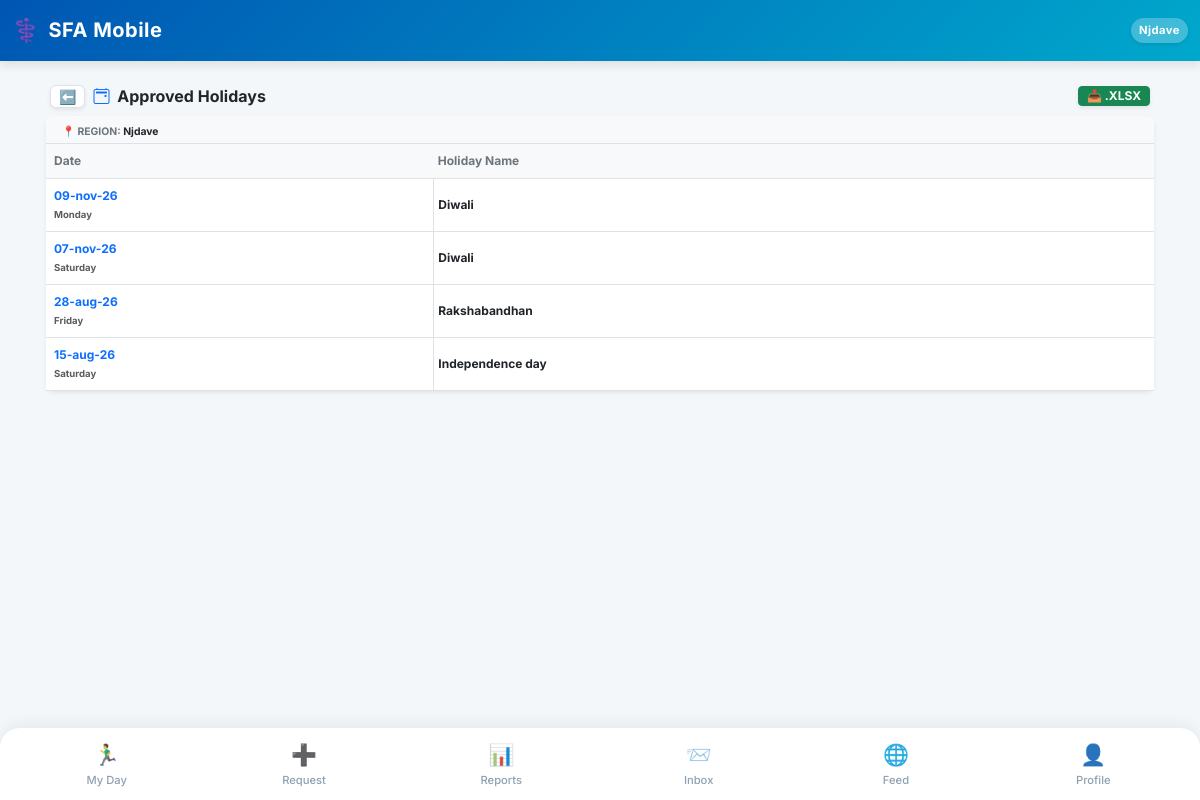
Screenshot of /view/holidays/ (signed in) with the database file from the repository.
### SFA/models.py (models this page shows, shortened)
class Employee(models.Model):
    user = models.OneToOneField(User, on_delete=models.CASCADE, null=True, blank=True)
    company = models.ForeignKey(Company, on_delete=models.PROTECT, related_name='employees') # Already Correct
    DESIGNATION_CHOICES = [
        ('MR', 'Medical Representative'),
        ('ABM', 'Area Business Manager'),
        ('RBM', 'Regional Business Manager'),
        ('ZBM', 'Zonal Business Manager'),
        ('NSM', 'National Sales Manager'),
        ('Admin', 'System Administrator'),
    ]
    name = models.CharField(max_length=100)
    employee_code = models.CharField(max_length=50) # 🌟 FIX: unique=True HATA DIYA HAI
    designation = models.CharField(max_length=5, choices=DESIGNATION_CHOICES, default='MR')
    manager = models.ForeignKey('self', on_delete=models.SET_NULL, null=True, blank=True, related_name='subordinates')
    headquarter = models.ForeignKey(Territory, on_delete=models.SET_NULL, null=True, blank=True)
    phone = models.CharField(max_length=15)
    joining_date = models.DateField(default=timezone.now, help_text="Employee ki company join karne ki date. DCR calendar is date se aage hi banega, pehle ka nahi.")
    photo = models.ImageField(upload_to='employee_photos/', blank=True, null=True, help_text="Employee ki profile photo")
    address = models.TextField(blank=True, null=True, help_text="Employee ka home address")
    is_active = models.BooleanField(default=True, help_text="False matlab ye employee company chhod chuka hai ya inactive hai.")
    leaving_date = models.DateField(null=True, blank=True, help_text="Employee ke company chhodne ki tareekh.")
    dob = models.DateField(null=True, blank=True, verbose_name="Date of Birth")
    anniversary = models.DateField(null=True, blank=True, verbose_name="Marriage Anniversary")
    blood_group = models.CharField(max_length=10, blank=True, null=True)
    emergency_contact = models.CharField(max_length=15, blank=True, null=True)
    permanent_address = models.TextField(blank=True, null=True)
    father_name = models.CharField(max_length=100, blank=True, null=True)
    father_dob = models.DateField(null=True, blank=True)
    father_mobile = models.CharField(max_length=15, blank=True, null=True)
    father_occupation = models.CharField(max_length=100, blank=True, null=True)
    mother_name = models.CharField(max_length=100, blank=True, null=True)
    mother_dob = models.DateField(null=True, blank=True)
    mother_mobile = models.CharField(max_length=15, blank=True, null=True)
    mother_occupation = models.CharField(max_length=100, blank=True, null=True)
    spouse_name = models.CharField(max_length=100, blank=True, null=True)
    spouse_dob = models.DateField(null=True, blank=True)
    spouse_mobile = models.CharField(max_length=15, blank=True, null=True)
    spouse_occupation = models.CharField(max_length=100, blank=True, null=True)
    child1_name = models.CharField(max_length=100, blank=True, null=True)
    child1_dob = models.DateField(null=True, blank=True)
    child2_name = models.CharField(max_length=100, blank=True, null=True)
    child2_dob = models.DateField(null=True, blank=True)
    EMPLOYMENT_STATUS_CHOICES = [
        ('active', 'Active'),
        ('resigned', 'Resigned'),
        ('retired', 'Retired'),
        ('transferred', 'Transferred'),
        ('terminated', 'Terminated'),
        ('vacant', 'Vacant (Placeholder)'),   # 🌟 Dummy employee jab tak naya MR na aaye
        ('archived', 'Archived (Old Dummy)'), # 🌟 Dummy jiska kaam ho gaya, naye employee ko sab de diya
    ]
    employment_status = models.CharField(
        max_length=15, choices=EMPLOYMENT_STATUS_CHOICES, default='active',
        help_text="is_active sirf access/login control karta hai; ye field WAJAH/reason batata hai."
    )
    is_placeholder = models.BooleanField(
        default=False,
        help_text="True = ye ek 'Vacant_<HQ>' dummy employee hai, asli insaan nahi. Joint Work me normal employee jaisa hi treat hota hai (use individual hi maana jayega)."
    )
    class Meta:
        unique_together = ('company', 'employee_code')

class Holiday(models.Model):
    company = models.ForeignKey(Company, on_delete=models.CASCADE, related_name="holidays") # 🌟 CHANGED
    name = models.CharField(max_length=100)
    date = models.DateField()
    proposed_by = models.ForeignKey(Employee, on_delete=models.CASCADE, related_name='proposed_holidays')
    status = models.CharField(max_length=20, choices=[('Pending', 'Pending'), ('Approved', 'Approved'), ('Rejected', 'Rejected')], default='Pending')
    class Meta:
        unique_together = ('date', 'proposed_by')

### SFA/views/reports_ops.py (the view, shortened to what this page needs)
# urls.py: path('view/holidays/', holiday_list_view, name='holiday_list'),
@employee_required
def holiday_list_view(request, employee):
    selected_emp_id = request.GET.get('employee_id', str(employee.id))
    selected_emp = get_object_or_404(Employee, id=selected_emp_id)
    rbm_emp = None
    curr = selected_emp
    while curr:
        if curr.designation == 'RBM':
            rbm_emp = curr
            break
        curr = curr.manager
    admin_ids = list(Employee.objects.filter(company=selected_emp.company, designation='Admin').values_list('id', flat=True))
    holiday_creators = admin_ids.copy()
    if rbm_emp: holiday_creators.append(rbm_emp.id)
    holidays = Holiday.objects.filter(proposed_by_id__in=holiday_creators, status='Approved').order_by('-date')
    return render(request, 'holiday_list.html', {
        'holidays': holidays,
        'rbm_name': rbm_emp.name if rbm_emp else "Consolidated (All States)",
        'selected_emp_id': selected_emp.id
    })

### SFA/context_processors.py (called while the page is built)
def notification_counts(request):
    if request.user.is_authenticated and hasattr(request.user, 'employee'):
        employee = request.user.employee
        cache_key = f'nav_counts_{employee.id}'
        counts = cache.get(cache_key)
        if counts is None:
            counts = {
                'unread_notif_count': SystemNotification.objects.filter(employee=employee, is_read=False).count(),
                'unread_msg_count': InternalMessage.objects.filter(receiver=employee, is_read=False).count(),
            }
            cache.set(cache_key, counts, 60) # 60 seconds cache timeout
        return counts
    return {
        'unread_notif_count': 0,
        'unread_msg_count': 0,
    }

### SFA/templates/holiday_list.html
{% extends 'base.html' %}
{% block content %}
<div class="container-fluid p-0 mb-4 mt-1">
    <div class="d-flex align-items-center gap-2 mb-2 px-2">
        <a href="{% url 'view_hub' %}?employee_id={{ selected_emp_id }}" class="btn btn-light shadow-sm btn-sm px-2 py-0 rounded-2 border bg-white text-secondary">⬅️</a>
        <h6 class="fw-bold text-dark mb-0 flex-grow-1"><i class="bi bi-calendar2-event text-primary me-1"></i> Approved Holidays</h6>
        <a href="?employee_id={{ selected_emp_id }}&export=excel" class="btn btn-success btn-sm fw-bold shadow-sm px-2 py-0" style="font-size: 0.75rem;">
            📥 .XLSX
        </a>
    </div>
    <div class="card border-0 shadow-sm bg-white mx-1 mb-5" style="border-radius: 8px;">
        <div class="card-header bg-light border-bottom pt-2 pb-1 d-flex justify-content-between align-items-center" style="border-top-left-radius: 8px; border-top-right-radius: 8px;">
            <small class="fw-bold text-secondary mb-0" style="font-size: 0.65rem;">📍 REGION: <span class="text-dark">{{ rbm_name }}</span></small>
        </div>
        <div class="table-responsive">
            <table class="table table-sm text-center mb-0 align-middle" style="font-size: 0.75rem;">
                <thead class="table-light border-bottom">
                    <tr>
                        <th class="text-start ps-2 py-2 text-secondary fw-bold" style="width: 35%;">Date</th>
                        <th class="py-2 text-secondary fw-bold text-start">Holiday Name</th>
                    </tr>
                </thead>
                <tbody>
                    {% for h in holidays %}
                    <tr>
                        <td class="text-start ps-2 py-2 border-end">
                            <span class="fw-bold text-primary d-block">{{ h.date|date:"d-b-y" }}</span>
                            <small class="text-muted fw-bold" style="font-size: 0.6rem;">{{ h.date|date:"l" }}</small>
                        </td>
                        <td class="text-dark fw-bold text-start py-2" style="white-space: normal;">{{ h.name }}</td>
                    </tr>
                    {% empty %}
                    <tr>
                        <td colspan="2" class="text-center text-muted py-4" style="font-size: 0.8rem;">
                            No approved holidays found for this region.
                        </td>
                    </tr>
                    {% endfor %}
                </tbody>
            </table>
        </div>
    </div>
</div>
{% endblock %}

### SFA/templates/base.html (shortened to what this page needs)
<!DOCTYPE html>
<html lang="en">
<head>
    <link href="https://cdn.jsdelivr.net/npm/bootstrap@5.3.0/dist/css/bootstrap.min.css" rel="stylesheet">
    <link href="https://cdn.jsdelivr.net/npm/bootstrap-icons@1.11.0/font/bootstrap-icons.css" rel="stylesheet">
</head>
<body>
    <nav class="navbar navbar-dark navbar-custom sticky-top">
        <div class="container-fluid py-1">
            <span class="navbar-brand mb-0 h1 d-flex align-items-center gap-2">
                <span style="font-size: 1.4rem;">⚕️</span> SFA Mobile
            </span>
            <div class="d-flex align-items-center gap-3">
                <span class="text-white fw-bold bg-white bg-opacity-25 px-2 py-1 rounded-pill shadow-sm" style="font-size: 0.70rem; letter-spacing: 0.5px;">
                    {{ request.user.employee.name|default:"Guest"|truncatechars:10 }}
                </span>
            </div>
        </div>
    </nav>
    <div class="container mt-4 mb-4">
        {% block content %}
        {% endblock %}
    </div>
    <div class="fixed-bottom bottom-nav d-flex justify-content-between align-items-center">
        {% if request.user.employee.designation != 'Admin' and request.user.employee.designation != 'System Administrator' %}
        <a href="{% url 'mr_dashboard' %}" class="nav-item {% if request.resolver_match.url_name == 'mr_dashboard' or request.resolver_match.url_name == 'day_start' or request.resolver_match.url_name == 'day_end' %}active{% endif %}">
            <span class="nav-icon">🏃‍♂️</span>My Day
        </a>
        {% endif %}
        <a href="{% url 'request_hub' %}" class="nav-item {% if request.resolver_match.url_name == 'request_hub' %}active{% endif %}">
            <span class="nav-icon">➕</span>Request
        </a>
        <a href="{% url 'view_hub' %}" class="nav-item {% if request.resolver_match.url_name == 'view_hub' or request.resolver_match.url_name == 'dcr_report' %}active{% endif %}">
            <span class="nav-icon">📊</span>Reports
        </a>
        <a href="{% url 'web_inbox' %}" class="nav-item {% if request.resolver_match.url_name == 'web_inbox' or request.resolver_match.url_name == 'web_compose' %}active{% endif %}">
            <span class="nav-icon position-relative">
                📨
            </span>Inbox
        </a>
<a href="{% url 'community_feed' %}" class="nav-item {% if request.resolver_match.url_name == 'community_feed' %}active{% endif %}">
    <span class="nav-icon">🌐</span>Feed
</a>
        <a href="{% url 'profile' %}" class="nav-item {% if request.resolver_match.url_name == 'profile' %}active{% endif %}">
            <span class="nav-icon">👤</span>Profile
        </a>
    </div>
</body>
</html>

### SFA/templates/base.html (style rules this page uses)
:root { --pharma-primary: #0056b3; --pharma-secondary: #00a8cc; --bg-light: #f4f7f9; }
body { font-family: 'Inter', sans-serif; background-color: var(--bg-light); padding-bottom: 85px; }
.navbar-custom { background: linear-gradient(135deg, var(--pharma-primary), var(--pharma-secondary)); box-shadow: 0 4px 10px rgba(0,0,0,0.1); }
.navbar-brand { font-weight: 700; letter-spacing: 0.5px; }
.card { border: none !important; border-radius: 12px; box-shadow: 0 4px 12px rgba(0, 0, 0, 0.05); }
.bottom-nav { background-color: #ffffff; border-top-left-radius: 20px; border-top-right-radius: 20px; box-shadow: 0 -4px 15px rgba(0,0,0,0.06); padding: 5px 8px; }
.nav-item { text-align: center; flex: 1; padding: 6px 0; color: #8fa0b3; font-size: 0.70rem; font-weight: 500; text-decoration: none; border-radius: 12px; transition: all 0.3s ease; }
.nav-icon { font-size: 1.3rem; display: block; margin-bottom: 2px; filter: grayscale(20%); }

### rows the page displays
Employee: name "Njdave"
Holiday: date "09-nov-26", date "Monday", name "Diwali"
Holiday: date "07-nov-26", date "Saturday", name "Diwali"
Holiday: date "28-aug-26", date "Friday", name "Rakshabandhan"
Holiday: date "15-aug-26", date "Saturday", name "Independence day"

### other values shown
{{ request.user.employee.name|default:"Guest"|truncatechars:10 }} "Njdave"
